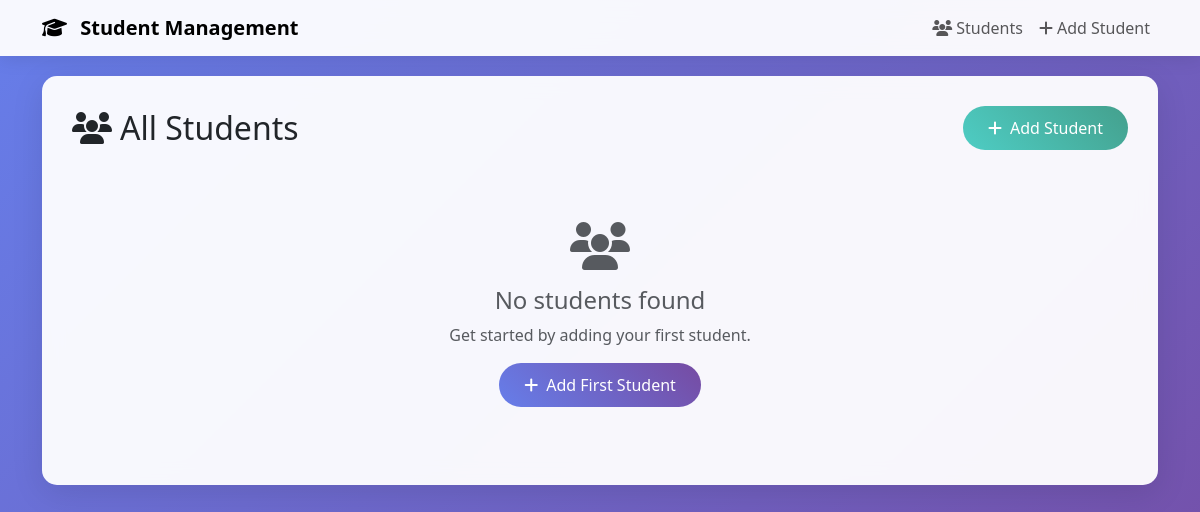
The app's page /students, older data.
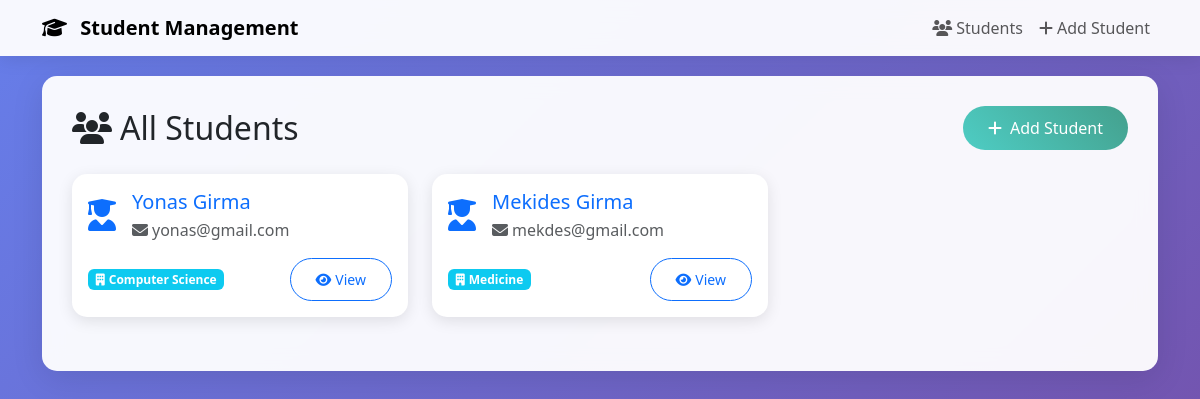
The same page, newer data.
### students/models.py (models this page shows, shortened)
class Student(models.Model):
    GENDER_CHOICES = [
        ('M', 'Male'),
        ('F', 'Female')
    ]
    first_name = models.CharField(max_length=50)
    last_name = models.CharField(max_length=50)
    gender = models.CharField( max_length=6, choices = GENDER_CHOICES)
    email = models.EmailField(unique=True)
    created_at = models.DateTimeField(default= timezone.now)
    class meta:
        ordering = ['first_name', 'last_name']
    courses = models.ManyToManyField(Course, related_name="students", through='Grade', blank=True)
    department = models.ForeignKey(Department,on_delete=models.SET_NULL, null=True, blank=True)

class Department(models.Model):
    department_name = models.CharField(max_length=50, unique=True)
    created_at = models.DateTimeField(default= timezone.now)

### students/views.py (the view)
# urls.py: path('students', StudentListView.as_view(), name='student-list'),
class StudentListView(ListView):
    model = Student
    tempalte_name = 'students/student_list.html'
    context_object_name = 'students'

### students/templates/students/student_list.html (shortened to what this page needs)
{% extends 'students/base.html' %}
{% block content %}
<div class="row">
    <div class="col-12">
        <div class="d-flex justify-content-between align-items-center mb-4">
            <h2 class="mb-0">
                <i class="fas fa-users me-2"></i>All Students
            </h2>
            <a href="{% url 'student-create' %}" class="btn btn-success">
                <i class="fas fa-plus me-2"></i>Add Student
            </a>
        </div>
        {% if students %}
            <div class="row">
                {% for student in students %}
                <div class="col-md-6 col-lg-4 mb-4">
                    <div class="card h-100">
                        <div class="card-body">
                            <div class="d-flex align-items-center mb-3">
                                <div class="avatar-placeholder me-3">
                                    <i class="fas fa-user-graduate fa-2x text-primary"></i>
                                </div>
                                <div>
                                    <h5 class="card-title mb-1">
                                        <a href="{% url 'student-detail' student.pk %}" class="text-decoration-none">
                                            {{ student.first_name }} {{ student.last_name }}
                                        </a>
                                    </h5>
                                    <p class="card-text text-muted mb-0">
                                        <i class="fas fa-envelope me-1"></i>{{ student.email }}
                                    </p>
                                </div>
                            </div>
                            <div class="d-flex justify-content-between align-items-center">
                                <span class="badge bg-info">
                                    <i class="fas fa-building me-1"></i>{{ student.department.department_name|default:"No Department" }}
                                </span>
                                <a href="{% url 'student-detail' student.pk %}" class="btn btn-outline-primary btn-sm">
                                    <i class="fas fa-eye me-1"></i>View
                                </a>
                            </div>
                        </div>
                    </div>
                </div>
                {% endfor %}
            </div>
        {% else %}
            <div class="text-center py-5">
                <i class="fas fa-users fa-3x text-muted mb-3"></i>
                <h4 class="text-muted">No students found</h4>
                <p class="text-muted">Get started by adding your first student.</p>
                <a href="{% url 'student-create' %}" class="btn btn-primary">
                    <i class="fas fa-plus me-2"></i>Add First Student
                </a>
            </div>
        {% endif %}
    </div>
</div>
{% endblock %}

Row changes from the older to the newer data that the page shows:
added Student: first_name "Yonas", last_name "Girma", email "yonas@gmail.com", department.department_name "Computer Science"
added Student: first_name "Mekides", last_name "Girma", email "mekdes@gmail.com", department.department_name "Medicine"
Text that changed along with them:
text no longer shown: "No students found Get started by adding your first student. Add First Student"
